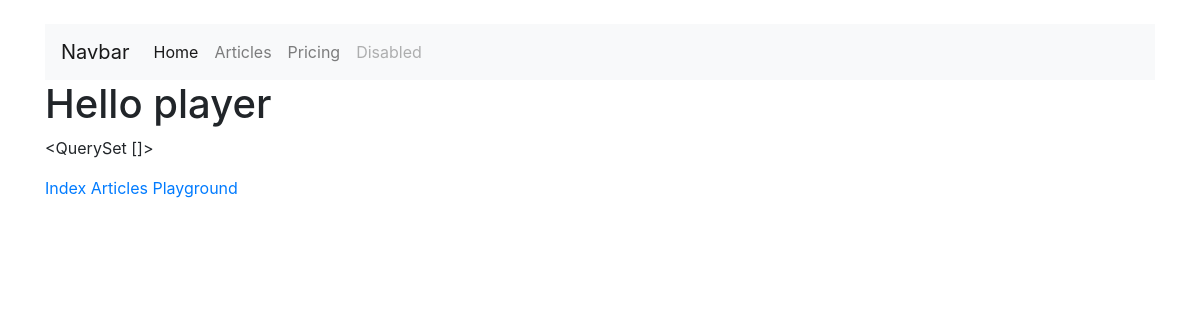
The page /play/ on the database as committed earlier.
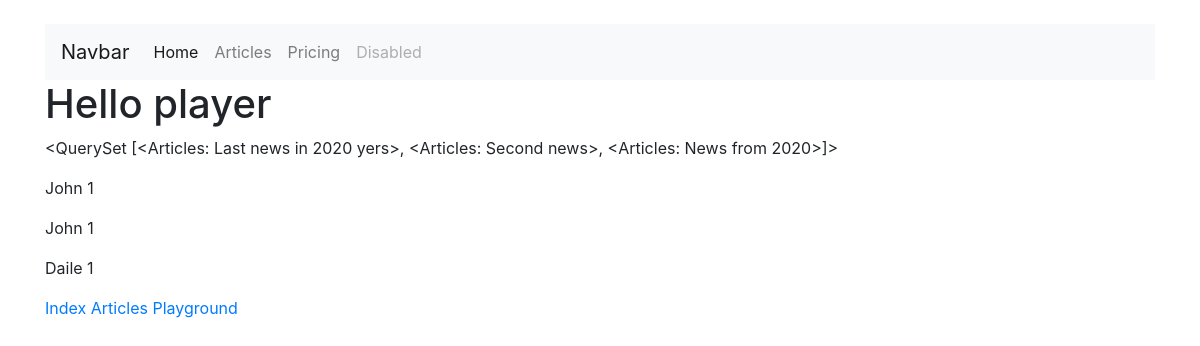
The same page on the database as committed later.
### playground/models.py (models this page shows, shortened)
class Articles(models.Model):
    title = models.CharField(max_length=250)
    date = models.DateField(auto_now=False)
    publisher = models.ForeignKey(
        Publisher,
        on_delete=models.CASCADE
    )
    def __str__(self):
        return f'{self.title}'

class Publisher(models.Model):
    first_name = models.CharField(max_length=50)
    last_name = models.CharField(max_length=50)

### playground/views.py (the view)
# urls.py: path('', PlaygroundView.as_view(), name='playground')
class PlaygroundView(TemplateView):
    template_name = 'playground/home.html'
    def get_context_data(self, **kwargs):
        request = super().get_context_data(**kwargs)
        request['articles'] = Articles.objects.all()
        return request

### templates/playground/home.html
{% extends 'base.html' %}
{% block body %}
    <h1>Hello player</h1>
    <p>{{ articles }}</p>
    {% for article in articles %}
        <p>{{ article.publisher.first_name }} 1</p>
    {% endfor %}
{% endblock %}

Rows that differ between the two databases and show on the page:
added Articles: title.title "<QuerySet [<Articles: Last news in 2020 yers>, <Articles: Second news>, <Articles: News from 2020>]>", publisher.first_name "John"
added Articles: publisher.first_name "John"
added Articles: publisher.first_name "Daile"
Other text that changed with them:
{{ articles }}: "<QuerySet []>" → (not shown)
